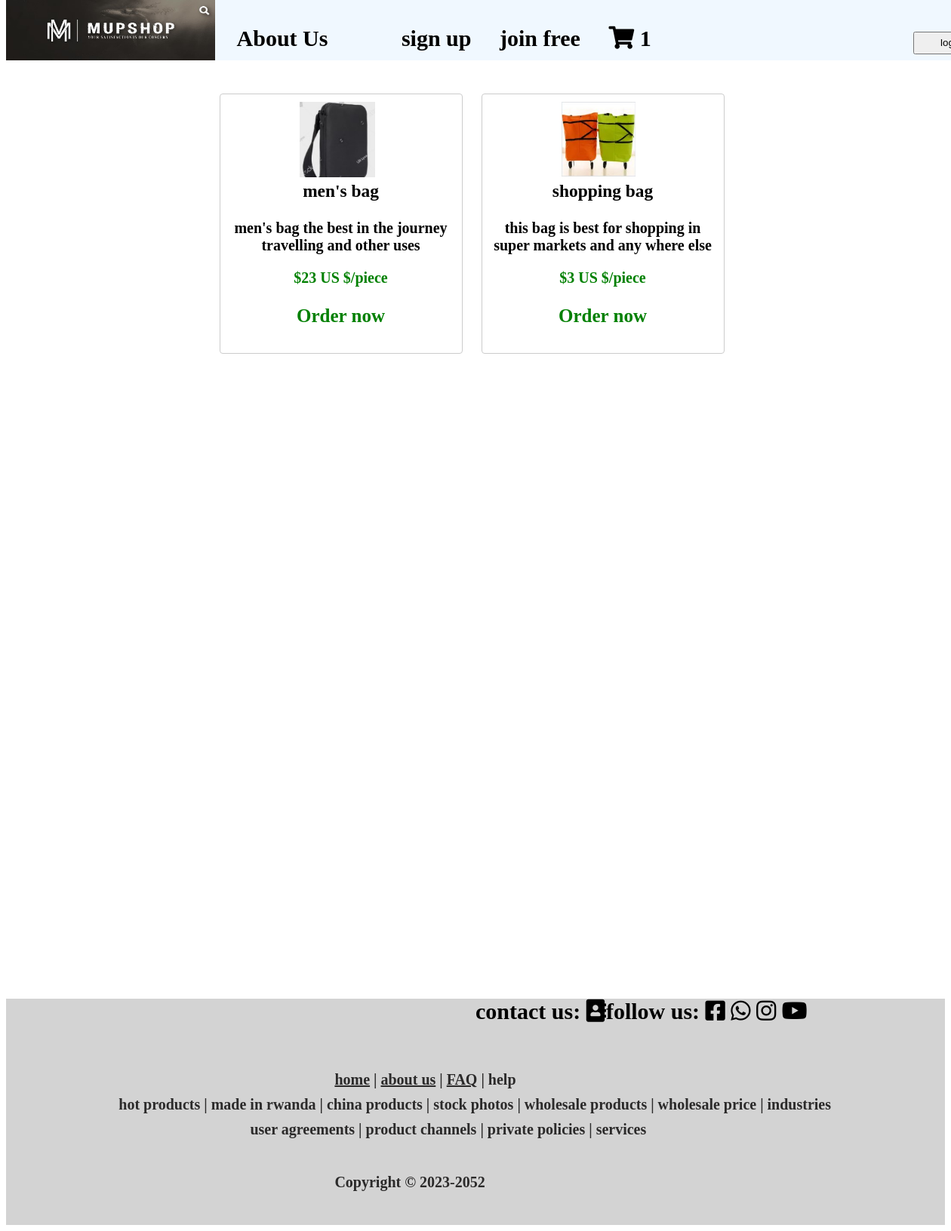
Screenshot of /bags.php with the database file from the repository.
### tables this page shows
CREATE TABLE `products` (
  `product_id` int(11) NOT NULL,
  `product_name` varchar(255) DEFAULT NULL,
  `product_category` varchar(255) DEFAULT NULL,
  `file_name` varchar(255) DEFAULT NULL,
  `description` text DEFAULT NULL,
  `price` varchar(255) DEFAULT NULL,
  `quantity` varchar(255) DEFAULT NULL,
  `date` date DEFAULT NULL,
  `status` varchar(255) DEFAULT NULL
);

### bags.php (the view, shortened to what this page needs)
<!DOCTYPE html>
<html>
    <head>
        <link rel="stylesheet" href="https://cdnjs.cloudflare.com/ajax/libs/font-awesome/4.7.0/css/font-awesome.min.css">
        <link rel="stylesheet" href="https://cdnjs.cloudflare.com/ajax/libs/font-awesome/5.15.4/css/all.min.css">
    </head>
    <body>
    <div class="navbar">
            <div class="logo"><img src="images/logo1.jpg" height="80px" width="55%">
            </div>
            <div class="hhh">
                    <b style="font-size: 30px;"><br>&nbsp &nbsp
                    <a style="text-decoration: none; color: black;" href="about.php">About Us</a> &nbsp &nbsp &nbsp &nbsp &nbsp &nbsp
                        <a style="text-decoration: none; color: black;" href="signup.php">sign up</a> &nbsp &nbsp
                        <a style="text-decoration: none; color: black;" href="login.php">join free</a> &nbsp &nbsp
                        <i class="fas fa-shopping-cart" id="rejected-products">
                        <?php
$servername = "localhost";
$username = "root";
$password = "";
$dbname = "online shop";
$conn = new mysqli($servername, $username, $password, $dbname);
$sql = "SELECT COUNT(*) AS approved_product_count FROM approved_orders";
$result = $conn->query($sql);
if ($result->num_rows > 0) {
    $row = $result->fetch_assoc();
    $approvedProductCount = $row["approved_product_count"];
} else {
    $approvedProductCount = 0;
}
echo $approvedProductCount;
?>
                        </i>
                        <a href="admin login.php"><button style="height: 30px; width: 100px; margin-left: 340px;">login</button></a>
            </div>
            <h1>
            <div class="card-container">
            <?php
$database_name = "online shop";
$server_name = "localhost";
$user_name = "root";
$password = "";
$conn = new mysqli($server_name, $user_name, $password, $database_name);
$stmt = $conn->prepare("SELECT file_name, product_name, product_category, description, price FROM products WHERE product_category='bags' ");
$stmt->execute();
$stmt->bind_result($file_name, $product_name, $product_category, $product_description, $product_price);
while ($stmt->fetch()) {
    echo '
    <div class="card">
        <img src="images/' . $file_name . '" alt="Product Image">
        <div class="card-details">
            <h3>' . $product_name . '</h3>
            <p>' . $product_description . '</p>
            <p style="color: green;" class="price">$' . $product_price . '</p>
            <a style="text-decoration: none; color: green; font-size: 25px;" href="buy.php"><p>Order now</p></a>
        </div>
    </div>
    ';
}
?>
</div>
</div>
<div class="footer">
                <div class="footerbar">
                    <div style="margin-left: 50%;">contact us: <i class="fas fa-address-book"></i></div>
                    <div>follow us: <i class="fab fa-facebook-square"></i> <i class="fab fa-whatsapp"></i>
                        <i class="fab fa-instagram"></i> <i class="fab fa-youtube"></i></div>
                   </div>
                   <div class="help">
                   <p> <a style="color: rgb(43, 42, 42);" href="cards.php">home</a> |
                    <a style="color: rgb(43, 42, 42);" href="about.php">about us</a> |
                    <a style="color: rgb(43, 42, 42);" href="faq.php">FAQ</a> | help</p>
                   </div>
                   <div class="factory">
                    <p>hot products | made in rwanda | china products | stock photos | wholesale products | wholesale price | industries </p>
                    </div>
                    <div class="privacy">
                        <p>user agreements | product channels | private policies | services</p>
                        </div>
                        <div class="Copyright">
                            <p> Copyright © 2023-2052</p>
                            </div>
               </div>
            </body>
            </html>

### bags.php (style rules this page uses)
.navbar { margin-top: -10%; height: 80px; width: 100%; background-color: aliceblue; }
.hhh b { margin-top: 0%; height: 80px; width: 100%; position: fixed; background-color: aliceblue; margin-left: 22%; }
.logo { position: fixed; height: 80px; width: 40%; float: left; }
.navbar h1 { text-align: center; margin-top: 10%; }
.card { height: auto; width: 300px; background-color: red; border-radius: 12px; display:inline-block; margin-top: 10%; margin-left: 0%; margin-right: 5%; padding: 20px; font-size: 20px; }
.card { border: 1px solid #ccc; border-radius: 4px; padding: 10px; margin-bottom: 10px; background-color: white; width: 300px; display: inline-block; vertical-align: top; margin-right: 10px; }
.card img { width: 100px; height: 100px; object-fit: cover; margin-right: 10px; }
.card-details { flex: 1; }
.card h3 { margin-top: 0; }
.price { font-weight: bold; }
.footer { background-color: lightgray; height: 300px; margin-top: 100%; width: 100%; }
.footer .footerbar { display: flex; text-align: center; }
.help { color: rgb(43, 42, 42); width: 500px; height: 50px; margin-top: 5%; margin-left: 35%; font-size: 20px; }
.factory { color: rgb(43, 42, 42); width: 1100px; height: 50px; margin-left: 12%; margin-top: -3%; font-size: 20px; }
.privacy { color: rgb(43, 42, 42); font-size: 20px; width: 550px; height: 50px; margin-left: 26%; margin-top: -3%; }
.Copyright { color: rgb(43, 42, 42); width: 500px; height: 50px; margin-left: 35%; margin-top: 0%; font-size: 20px; }

### rows the page displays
products: file_name (picture), product_name "men's bag", description "men's bag the best in the journey travelling and other uses", price "23 US $/piece"
products: file_name (picture), product_name "shopping bag", description "this bag is best for shopping in super markets and any where else", price "3 US $/piece"

### other values shown
$approvedProductCount "1"
